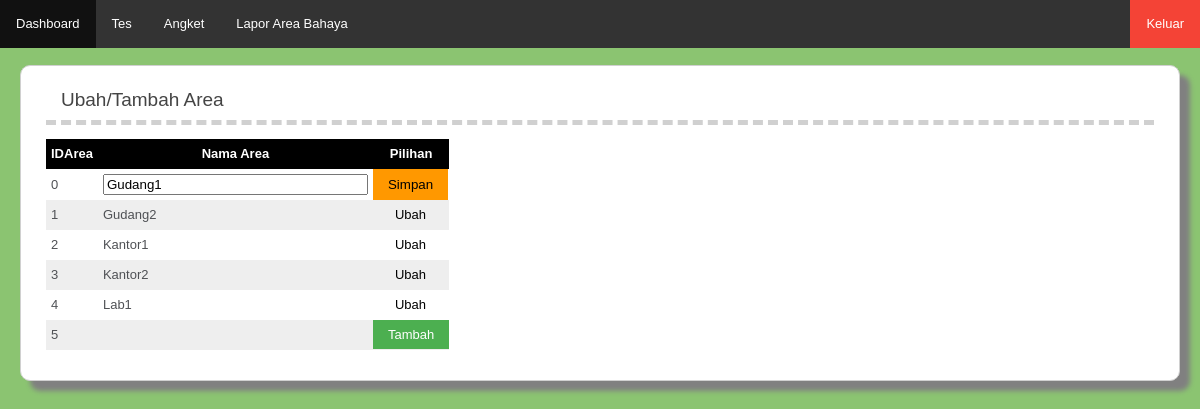
Screenshot of /index.php/c_bahaya/editarea with the database file from the repository.
### tables this page shows
CREATE TABLE `area` (
  `IDArea` int(11) NOT NULL,
  `namaarea` varchar(50) NOT NULL
);

### application/controllers/c_bahaya.php (called while the page is built, shortened)
<?php
class c_bahaya extends CI_Controller {
	function __construct(){
		$this->load->database();
	}
	public function editarea(){
		$this->load->model('m_bahaya');
		$this->data['area']=$this->m_bahaya->getarea();
		$this->load->view('v_area',$this->data);
	}
}

### index.php (called while the page is built, shortened)
<?php
require_once BASEPATH.'core/CodeIgniter.php';

### application/models/m_bahaya.php (called while the page is built, shortened)
<?php
class m_bahaya extends CI_Model {
	function getarea(){
		$query=$this->db->query("SELECT * FROM area");
		return $query->result();
	}
}

### application/views/v_area.php (the view, shortened to what this page needs)
?><!DOCTYPE html>
<head>
	<link href="<?php echo base_url().'assets/css/style1.css'?>" rel="stylesheet">
</head>
<body>
<div id="container">
        <div id="body">
			<h1>Ubah/Tambah Area</h1>
			<table id="t01">
			  <tr>
				<th>IDArea</th>
				<th>Nama Area</th>
				<th>Pilihan</th>
			  </tr>
			<?php $nom=0;$id=$this->uri->segment(3);
        	foreach($area as $row) {
				if($nom==$id){?>
				<form method="post" action="<?php echo base_url().'index.php/c_bahaya/editarea'?>">
				<tr>
					<td width="15px"><input type="hidden" name="idarea" value="<?=$nom?>"> <?=$nom?> </td>
					<td><input type="text" name="area" value="<?=$row->namaarea?>" size="30"></td>
					<td id="btn"><input type="submit" value="Simpan" class="btnsave"></td>
			  	</tr>
				</form>
				<?php $nom++; continue;}?>
			  <tr>
				<td><?=$nom?></td>
				<td><?=$row->namaarea?></td>
				<td id="btn"><a href="<?php echo base_url().'index.php/c_bahaya/editarea/'.$nom ?>" id="edit">Ubah</a></td>
			  </tr>
			<?php $nom++;}
				if($nom==$id){?>
				<form method="post" action="<?php echo base_url().'index.php/c_bahaya/editarea'?>">
				<tr>
				  <td width="15px"><input type="hidden" name="idarea" value="<?=$nom?>"> <?=$nom?> </td>
				  <td><input type="text" name="area" value="" size="30"></td>
				  <td id="btn"><input type="submit" value="Simpan" class="btnsave"></td>
			  	</tr>
				</form>
				<?php }else{ ?>
			  <tr>
				<td><?=$nom?></td>
				<td></td>
				<td id="btn"><a href="<?php echo base_url().'index.php/c_bahaya/editarea/'.$nom ?>" id="add">Tambah</a></td>
			  </tr><?php } ?>
			</table>
        	<br>
        </div>
        </div>
</body>
</html>

### assets/css/style1.css (style rules this page uses)
body { background-color: #8BC471; margin: 0; font: 13px/20px normal Helvetica, Arial, sans-serif; color: #4F5155; }
a { color: #003399; background-color: transparent; font-weight: normal; }
h1 { color: #444; background-color: transparent; border-bottom: 5px dashed #D0D0D0; font-size: 19px; font-weight: normal; margin: 0 0 14px 0; padding: 14px 15px 10px 15px; }
#body { margin: 0 15px 0 15px; }
#container { background-color:#FFFFFF; padding: 10px; margin: 20px; margin-top: 65px; border: 1px solid #D0D0D0; border-radius: 10px; box-shadow: 10px 10px 5px grey; }
table, th, td { border: hidden; border-collapse: collapse; }
th, td { padding: 5px; text-align: left; }
table#t01 { border: 1px solid black; }
table#t01 tr:nth-child(even) { background-color: #eee; }
table#t01 tr:nth-child(odd) { background-color: #fff; }
table#t01 th { background-color: black; color: white; text-align: center; }
td#btn { padding: inherit; }
.btnsave { -webkit-transition-duration: 0.5s; transition-duration: 0.5s; background-color: #ff9800; border: none; padding: 8px 15px; color: black; cursor: pointer; }
a#edit { -webkit-transition-duration: 0.5s; transition-duration: 0.5s; background-color: transparent; color: black; border: none; padding: 7px 22px; text-decoration: none; }
a#add { -webkit-transition-duration: 0.5s; transition-duration: 0.5s; background-color: #4CAF50; color: white; border: none; padding: 7px 15px; text-decoration: none; }

### rows the page displays
area: area "Gudang1"
area: namaarea "Gudang2"
area: namaarea "Kantor1"
area: namaarea "Kantor2"
area: namaarea "Lab1"

### other values shown
$nom "5"
